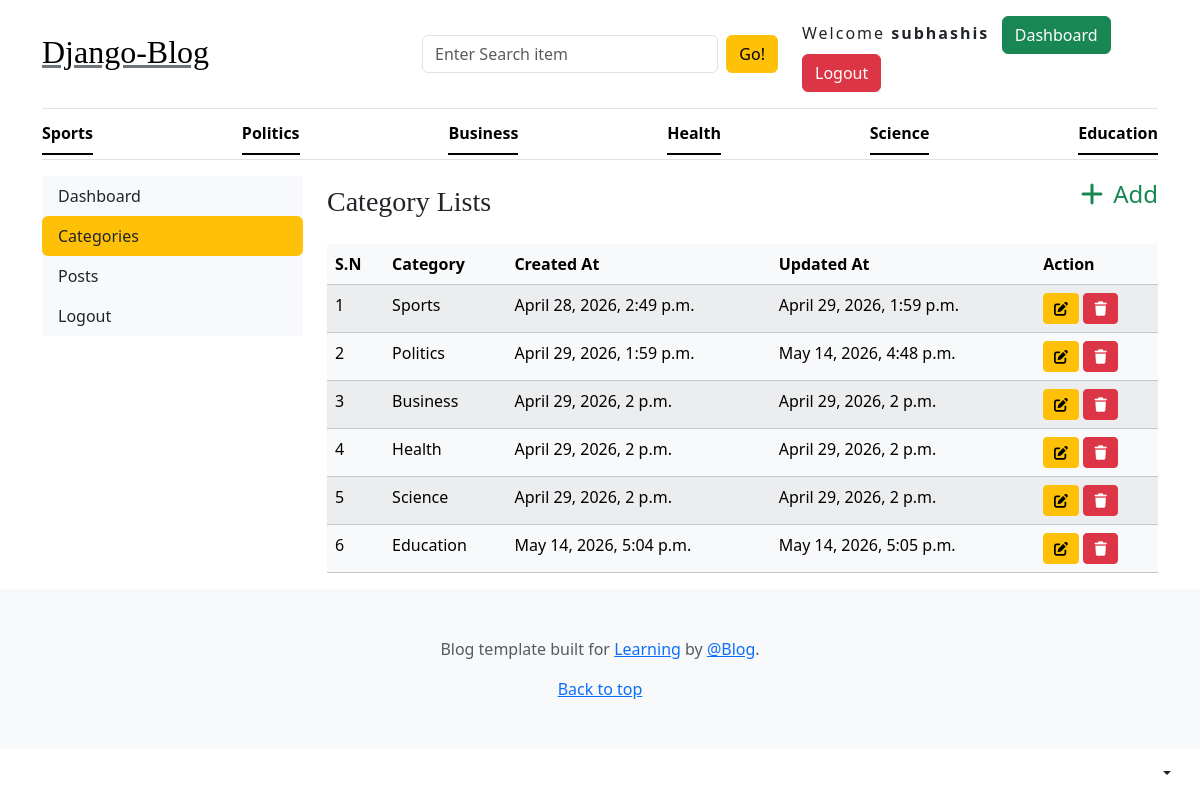
Page /dashboard/dash_category/ (signed in) on the committed database.
### blogs_app/models.py (models this page shows, shortened)
class category(models.Model):
    category=models.CharField(max_length=50)
    created_at=models.DateTimeField(auto_now_add=True)
    updated_at=models.DateTimeField(auto_now=True)
    class Meta:
        verbose_name_plural='Categories'

### dashboard/views.py (the view)
# urls.py: path('dash_category/',views.dash_category,name='dash_category'),
@login_required(login_url='login')
def dash_category(request):
    if request.GET.get('dlt'):
        dlt_id=request.GET.get('dlt')
        category_id=category.objects.get(id=dlt_id)
        category_id.delete()
        messages.success(request,"Deleted successfully")
        return redirect('dash_category')
    return render(request,"dash_category.html")

### blogs_app/context_processors.py (called while the page is built)
def get_category(request):
    categories=category.objects.all()
    return dict(categories=categories)

def get_social(request):
    social=Social.objects.all()
    return dict(social=social)

### templates/dash_category.html (shortened to what this page needs)
{% extends 'base.html' %}
 {% block content %}
<div class="container">
    <div class="row">
        {% include 'sidebar.html' %}
        <div class="col-md-9">
            <div class="d-flex justify-content-between align-items-center mb-3">
                <h3 class="mb-0">Category Lists</h3>
                <a href="{% url 'add_category' %}" class="text-success text-decoration-none fs-4 mb-3 "><i class="fa fa-add"></i> Add</a>
            </div>
            <table class="table table-light table-striped">
                <thead>
                    <tr>
                        <th>S.N</th>
                        <th>Category</th>
                        <th>Created At</th>
                        <th>Updated At</th>
                        <th>Action</th>
                    </tr>
                </thead>
                <tbody>
                    {% for i in categories %}
                    <tr>
                        <td>{{ forloop.counter }}</td>
                        <td>{{ i.category }}</td>
                        <td>{{ i.created_at }}</td>
                        <td>{{ i.updated_at }}</td>
                        <td>
                            <a href="{% url 'edit_category' i.id %}" class="btn btn-sm btn-warning"><i class="fa fa-edit"></i></a>
                            <a href="?dlt={{i.id}}" onclick="return confirm('Are You sure to delete')" class="btn btn-sm btn-danger"><i class="fa fa-trash"></i></a>
                        </td>
                    </tr>
                    {% endfor %}
                </tbody>
            </table>
        </div>
    </div>
</div>
{% endblock content %}

### templates/base.html (shortened to what this page needs)
{% load static %}
<!DOCTYPE html>
<html lang="en">
<head>
  <link rel="stylesheet" href="https://cdn.jsdelivr.net/npm/bootstrap@5.3.8/dist/css/bootstrap.min.css">
  <link rel="stylesheet" href="/static/css/blog.css">
  <link rel="stylesheet" href="https://cdnjs.cloudflare.com/ajax/libs/font-awesome/7.0.1/css/all.min.css"
 />
</head>
<body>
  <div class="dropdown position-fixed bottom-0 end-0 mb-3 me-3 bd-mode-toggle">
    <button class="btn btn-bd-primary py-2 dropdown-toggle d-flex align-items-center" id="bd-theme" type="button"
      aria-expanded="false" data-bs-toggle="dropdown" aria-label="Toggle theme (auto)">
    </button>
  </div>
  <div class="container">
    <header class="border-bottom lh-1 py-3">
      <div class="row flex-nowrap justify-content-between align-items-center">
        <div class="col-4 pt-1">
          <h2> <a class="link-secondary text-black" href="{% url 'home' %}">Django-Blog</a></h2>
        </div>
        <div class="col-12 col-md-4">
          <form action="{% url 'search' %}" method="get" class="d-flex flex-column flex-sm-row gap-2">
            <input type="text" name="keyword" id="keyword" placeholder="Enter Search item" class="form-control">
            <button type="submit" class="btn btn-warning flex-shrink-0" id="button-search">
              Go!
            </button>
          </form>
        </div>
        <div class="col-12 col-md-4">
          <div class="d-flex justify-content-center justify-content-md-end gap-2">
            {% if not request.user.is_authenticated %}
            <a class="btn btn-outline-danger" href="{% url 'registration' %}">Register</a>
            <a class="btn btn-outline-success" href="{% url 'login' %}">Login</a>
            {% else %}
            <div>
              <span style="letter-spacing: 2px;">Welcome <B>{{request.user}}</B></span> &nbsp;
              {% if request.user.is_superuser or request.user.is_staff %}
              <span><a href="{% url 'dashboard' %}" class="btn btn-success">Dashboard</a></span>
              {% endif %}
              <span><a href="{% url 'logout' %}" class="btn btn-danger">Logout</a></span>
            </div>
            {% endif %}
          </div>
        </div>
      </div>
    </header>
    <div class="nav-scroller py-1 mb-3 border-bottom">
      <nav class="nav nav-underline justify-content-between">
        {% for i in categories %}
        <a class="nav-item nav-link link-body-emphasis active" href="{% url 'posts_category' i.id %}">{{i.category}}</a>
        {% endfor %}
      </nav>
    </div>
  </div>
  {% block content %}
  {% endblock %}
  <footer class="py-5 text-center text-body-secondary bg-body-tertiary">
    <p>
      Blog template built for
      <a href="https://getbootstrap.com/">Learning</a> by
      <a href="https://x.com/mdo">@Blog</a>.
    </p>
    <p class="mb-0"><a href="#">Back to top</a></p>
  </footer>
</body>
</html>

### static/css/blog.css (style rules this page uses)
h1, h2, h3, h4, h5, h6 { font-family: "Playfair Display", Georgia, "Times New Roman", serif; }

### rows in the picture
category: category "Sports", created_at "April 28, 2026, 2:49 p.m.", updated_at "April 29, 2026, 1:59 p.m."
category: category "Politics", created_at "April 29, 2026, 1:59 p.m.", updated_at "May 14, 2026, 4:48 p.m."
category: category "Business", created_at "April 29, 2026, 2 p.m.", updated_at "April 29, 2026, 2 p.m."
category: category "Health", created_at "April 29, 2026, 2 p.m.", updated_at "April 29, 2026, 2 p.m."
category: category "Science", created_at "April 29, 2026, 2 p.m.", updated_at "April 29, 2026, 2 p.m."
category: category "Education", created_at "May 14, 2026, 5:04 p.m.", updated_at "May 14, 2026, 5:05 p.m."

### other values in the picture
{{ request.user }} "subhashis"
